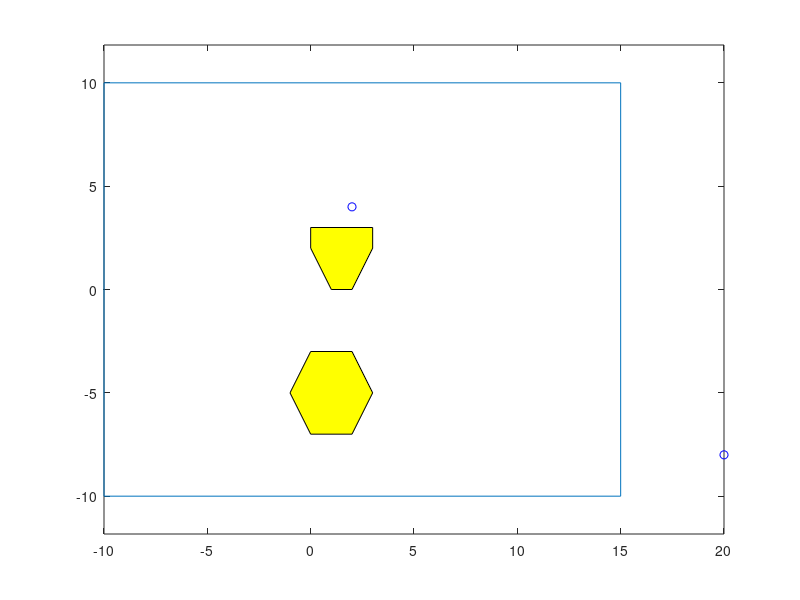

MATLAB code to generate this figure: (Note: this script raises an error after producing the figure.)
clear
close all
%% test 1: the same as the lecture note
bounds=[-10 15 15 -10;-10 -10 10 10];
CB={[0 2 3 2 0 -1;-7 -7 -5 -3 -3 -5],[0 0 1 2 3 3;3 2 0 0 2 3]};
 qI=[-5;4]; qG=[10;-8];
 qI=[2;4]; qG=[20;-8];
 %qI=[0.9;-2.5]; qG=[10;-8];
 %qI=[-10;0]; qG=[15;0];
% qI=[-1;2.5]; qG=[3;-7.5];
%% test 2: this test case is a bit tricky
 %bounds=[0 10 10 0;0 0 4 4];
% CB={[1 2 2;2 1 3],[3-1.5 4-1.5 5-1.5 4-1.5;2 1 2 3],[3.3 5 4;1 2 3],[7.3 8 8 7;1 1 3 3]};
 %qI=[0.5;0.5]; qG=[11.5;3.5];
 %qI=[3;1]; qG=[8.8;1.5];
%qI=[-10;10]; qG=[15;0];
%% Plot
plot([bounds(1,:),bounds(1,1)],[bounds(2,:),bounds(2,1)]);
axis equal
hold on
for i=1:size(CB,2)
    Cpatch=CB{1,i};
    patch(Cpatch(1,:),Cpatch(2,:),'yellow')
end
plot(qI(1,1) ,qI(2,1) , 'bo');
plot(qG(1,1) ,qG(2,1) , 'bo');
%% TODO: implement your vertical cell decomposition algorithm
[V,G,ninit,ngoal] = vertical_cell_decomposition(qI,qG,CB,bounds);

plot(V(1,:),V(2,:),'o','MarkerFaceColor','black')
for i=1:size(G,2)
    for j=1:size(G,2)
        if G(i,j)~=inf&&G(i,j)~=0
            plot([V(1,i),V(1,j)],[V(2,i),V(2,j)],'black')
        end
    end
end

plot(V(1,ninit),V(2,ninit),'d','MarkerFaceColor','green')
plot(V(1,ngoal),V(2,ngoal),'s','MarkerFaceColor','red')

hold off